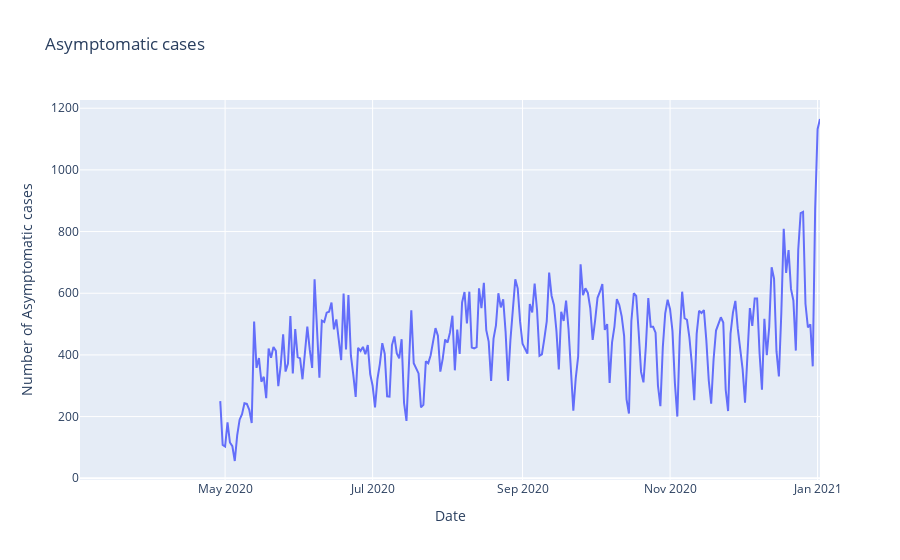

Notebook code cell kept with this figure:
### Code cell
px.line(df['Casos nuevos sin sintomas'],
        y= 'Casos nuevos sin sintomas',
        title= "Asymptomatic cases",
        labels= dict({'Casos nuevos sin sintomas':'Number of Asymptomatic cases',
                     'Fecha':'Date'})
        )

### Figure 1 — Plotly figure (JSON) as saved in the notebook; plotly's stock layout.template omitted (floating-point values rounded to 4 significant figures; data arrays with more than 128 entries replaced by an {"elided": "..."} marker saying what was removed)
{"data": [{"hovertemplate": "Date=%{x}<br>Number of Asymptomatic cases=%{y}<extra></extra>", "legendgroup": "", "line": {"color": "#636efa", "dash": "solid"}, "mode": "lines", "name": "", "orientation": "v", "showlegend": false, "type": "scatter", "x": {"elided": "307 str values"}, "xaxis": "x", "y": {"elided": "307 int values"}, "yaxis": "y"}], "layout": {"legend": {"tracegroupgap": 0}, "title": {"text": "Asymptomatic cases"}, "xaxis": {"anchor": "y", "domain": [0, 1], "title": {"text": "Date"}}, "yaxis": {"anchor": "x", "domain": [0, 1], "title": {"text": "Number of Asymptomatic cases"}}}}
